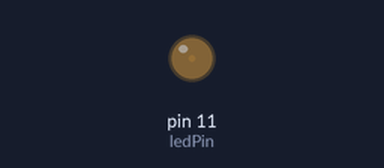
Simulated run of this sketch. Board: Arduino Uno, built with avr-gcc and run on an emulated ATmega328P. Shown: output pins drawn as LEDs (lit = HIGH).

Above: at 0.05 s.
At 2.15 s:
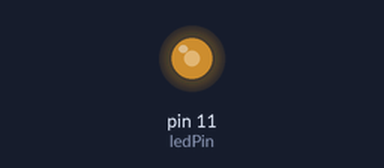
At 3.45 s:
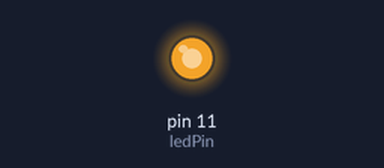
At 6.9 s:
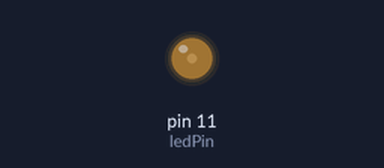
Timing chart, 0 to 11.3 s (numbered marks = the images above):
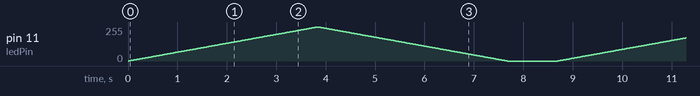

The sketch:

fade-led-pwm.ino
```cpp
// (licence header left out)
// Geef aan welke PWM pin er gebruikt wordt
int ledPin = 11;

// Voer uit bij de start van programma
void setup() {
  // Initialiseer digitale pin ledPin als een uitvoer
  pinMode(ledPin, OUTPUT);
}

// Herhaal oneindig
void loop() {

  // Fade in
  for(int ledVal = 0; ledVal <= 255; ledVal +=1) {
    analogWrite(ledPin, ledVal);
    delay(15);
  }

  // Fade uit
  for(int ledVal = 255; ledVal >= 0; ledVal -=1) {
    analogWrite(ledPin, ledVal);
    delay(15);
  }

  // Pauzeer voor 1 seconde
  delay(1000);

}
```
